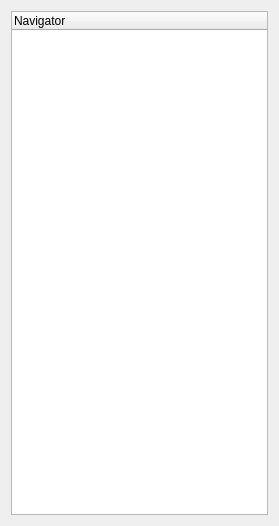
<?xml version="1.0" encoding="UTF-8"?>
<ui version="4.0">
 <class>NavigatorTreeWidget</class>
 <widget class="QWidget" name="NavigatorTreeWidget">
  <property name="geometry">
   <rect>
    <x>0</x>
    <y>0</y>
    <width>279</width>
    <height>526</height>
   </rect>
  </property>
  <property name="windowTitle">
   <string>Form</string>
  </property>
  <layout class="QVBoxLayout" name="verticalLayout">
   <item>
    <widget class="QTreeWidget" name="NavigatorTree">
     <property name="maximumSize">
      <size>
       <width>16777214</width>
       <height>16777215</height>
      </size>
     </property>
     <column>
      <property name="text">
       <string>Navigator</string>
      </property>
     </column>
    </widget>
   </item>
  </layout>
 </widget>
 <resources/>
 <connections/>
</ui>
